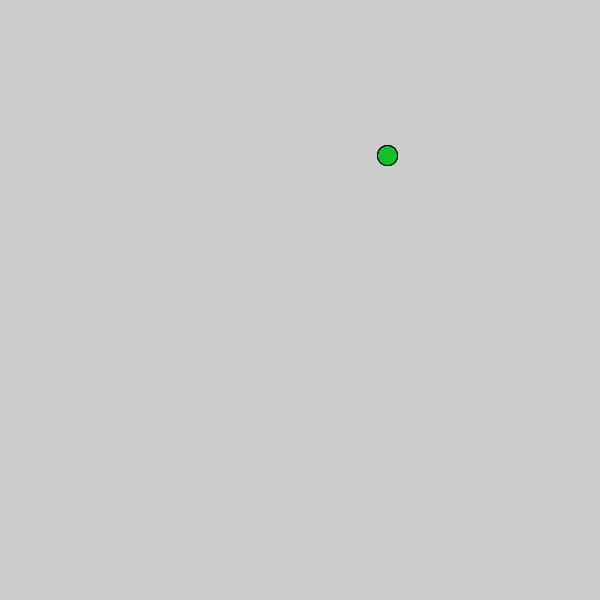
Frame 1 (no input)
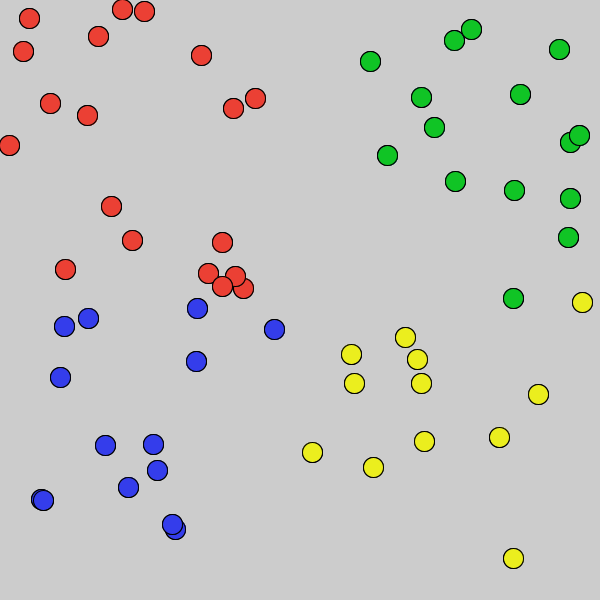
Frame 60 (the mouse pressed at the canvas centre just before this capture)
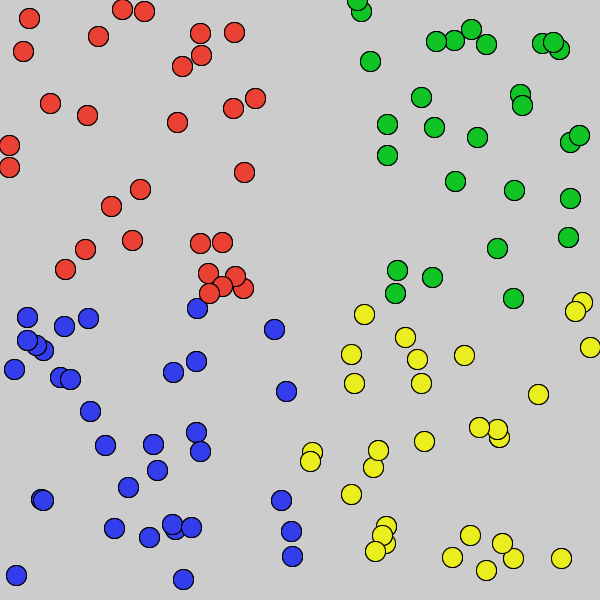
Frame 120 (the mouse held since frame 60 and released just before this capture)

The Processing sketch that drew these frames (run headless with seeded random() and noise(); from frame 60 on, the mouse is pressed at the canvas centre):

// Processing sketch: random_quadrants
// ── random_quadrants.pde
float x;
float y;

void setup() {
  size(600, 600);
}

void draw() {
 x = random(0, width);
 y = random(0, height);
 
 if(x < 300 && y < 300) {
fill(235, 64, 52);
 }
 else {
   fill(52, 61, 235);
 }
 circle(x, y, 20);


 if(x > 300 && y > 300) { 
  fill(235, 238, 30); 
 }
 else {
   
 }
circle(x, y, 20);


if(x > 300 && y < 300) {
 fill(16, 196, 37); 
}
else {
}
circle(x, y, 20);

}
